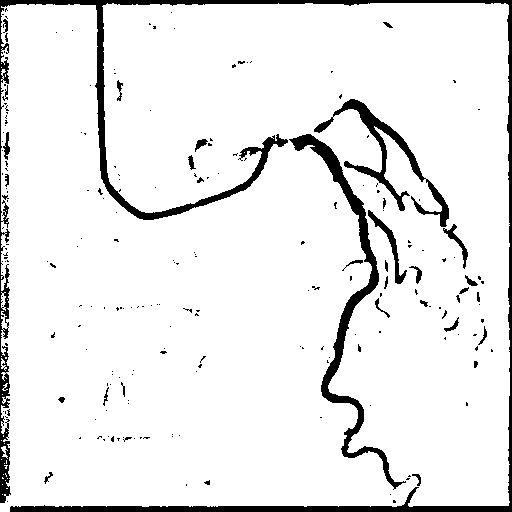
#> input picture Angiogram_1-bin-0.150000-13-247.png, 512 x 512 px
$ python -i detailed_batch_analysis.py   (imports and definitions only)
#> lines starting #> are read from the running program, lines starting #| are printed output that depends on the picture; after the words box and inside, x2 and y2 are one past the last pixel; in counts of white or black regions, pixels touching at a corner belong together
#!/usr/bin/env python3
"""
Detailed Batch Vessel Analysis Pipeline
Generates comprehensive outputs for each image similar to advanced_output format.

Features:
- Individual overlays with stenosis markers for each image
- Diameter profile plots for each vessel
- Vesselness maps and binary masks
- Skeleton visualizations
- Complete CSV analysis data
- Multi-threaded processing with detailed outputs
"""

import os
import cv2
import numpy as np
import pandas as pd
import matplotlib
# [1 line not run here, left out]
import matplotlib.pyplot as plt
from concurrent.futures import ThreadPoolExecutor, as_completed
from scipy.signal import find_peaks
from scipy.ndimage import gaussian_filter, binary_fill_holes
from skimage import io, img_as_float
from skimage.filters import frangi, threshold_otsu
from skimage.morphology import (closing, opening, remove_small_holes,
                               remove_small_objects, disk, medial_axis, dilation)
from skimage.segmentation import clear_border
import time
import traceback
from pathlib import Path
import warnings
# [1 line not run here, left out]

# ---------------------------
# Configuration Parameters
# ---------------------------
MIN_OBJECT_SIZE = 200
CLAHE_CLIP = 2.0
CLAHE_TILE = (8, 8)
GAUSS_SIGMA = 1.0
FRANGI_BETA = 0.5
FRANGI_GAMMA = 25
CLOSE_RADIUS = 3
OPEN_RADIUS = 1

ROLL_WINDOW = 80
ROLL_PERCENT = 0.90
EDGE_EXCLUDE = 15
MIN_REF_DIAM = 1.0

# Processing configuration
DEFAULT_PX_SIZE = 0.22  # mm per pixel
MAX_WORKERS = 6  # Increased workers for detailed processing
BATCH_SIZE = 10  # Smaller batches for memory management with detailed outputs

# ---------------------------
# Core Analysis Functions
# ---------------------------

def enhance_gray(gray, clahe_clip=CLAHE_CLIP, clahe_tile=CLAHE_TILE, sigma=GAUSS_SIGMA):
    """Enhanced contrast and noise reduction for angiogram images"""
    g8 = cv2.normalize(gray, None, 0, 255, cv2.NORM_MINMAX).astype(np.uint8)
    clahe = cv2.createCLAHE(clipLimit=clahe_clip, tileGridSize=clahe_tile)
    g8 = clahe.apply(g8)
    g = g8.astype(np.float32) / 255.0
    g = gaussian_filter(g, sigma=sigma)
    return g

def build_fov_mask(gray, right_strip_px=110, bottom_strip_px=15):
    """Create field-of-view mask to exclude imaging artifacts"""
    m = np.ones_like(gray, dtype=bool)
    m[:6, :] = False
    m[-6:, :] = False
    m[:, :6] = False
    m[:, -6:] = False
    if right_strip_px > 0:
        m[:, -right_strip_px:] = False
    if bottom_strip_px > 0:
        m[-bottom_strip_px:, :] = False
    return m

def segment_vessels_advanced(gray, fov_mask, min_obj=MIN_OBJECT_SIZE,
                           close_r=CLOSE_RADIUS, open_r=OPEN_RADIUS, ridge_dilate=3):
    """Advanced vessel segmentation using Frangi vesselness and morphological operations"""
    # Enhanced preprocessing
    g = enhance_gray(gray)
    inv = 1.0 - g  # arteries darker → higher in inv

    # Black-hat transform to remove low-frequency background
    se = cv2.getStructuringElement(cv2.MORPH_ELLIPSE, (21, 21))
    closing_g = cv2.morphologyEx((g * 255).astype(np.uint8), cv2.MORPH_CLOSE, se)
    blackhat = (closing_g.astype(np.float32) - (g * 255)).clip(0, 255) / 255.0

    # Frangi vesselness on inverted gray (dark vessels become bright)
    vesselness = frangi(inv, beta=FRANGI_BETA, gamma=FRANGI_GAMMA)
    vesselness = (vesselness - vesselness.min()) / (vesselness.max() - vesselness.min() + 1e-8)

    # Candidate vessels by Otsu thresholding on blackhat within FOV
    bh = blackhat.copy()
    bh[~fov_mask] = 0
    if np.any(fov_mask):
        t_bh = threshold_otsu(bh[fov_mask])
    else:
        t_bh = 0.1
    vessels_initial = bh > t_bh

    # Gate with vesselness ridges (dilated) to keep only vascular structures
    ridge = vesselness > np.percentile(vesselness[fov_mask], 70) if np.any(fov_mask) else vesselness > 0.1
    ridge = dilation(ridge, disk(ridge_dilate))
    vessel_mask = vessels_initial & ridge

    # Morphological cleanup
    vessel_mask = binary_fill_holes(vessel_mask)
    vessel_mask = closing(vessel_mask, disk(close_r))
    vessel_mask = opening(vessel_mask, disk(open_r))
    vessel_mask = remove_small_objects(vessel_mask, min_size=min_obj)
    vessel_mask = remove_small_holes(vessel_mask, area_threshold=min_obj // 2)
    vessel_mask = clear_border(vessel_mask)

    # Keep largest connected component
    num_labels, labels = cv2.connectedComponents(vessel_mask.astype(np.uint8), connectivity=8)
    if num_labels > 1:
        counts = np.bincount(labels.ravel())
        keep = np.argmax(counts[1:]) + 1 if counts.size > 1 else 0
        vessel_mask = (labels == keep)
    else:
        vessel_mask = (labels > 0)

    return vessel_mask, vesselness

def extract_skeleton_with_diameters(mask):
    """Extract skeleton using medial axis transform with diameter measurements"""
    try:
        skel, dist = medial_axis(mask, return_distance=True)
        y, x = np.nonzero(skel)
        if len(y) == 0:
            return None, None, None, None
        coords = np.column_stack([y, x])
        diameters = 2.0 * dist[skel]  # Convert radius to diameter
        return skel, dist, coords, diameters
    except:
        return None, None, None, None

def find_main_vessel_path(skeleton):
    """Find main vessel path using distance-based approach"""
    try:
        ys, xs = np.nonzero(skeleton)
        if len(ys) == 0:
            return np.array([]), np.array([])

        coords = np.column_stack([ys, xs])

        # Find endpoints (points with only one neighbor)
        endpoints = []
        for i, (y, x) in enumerate(coords):
            neighbors = 0
            for dy in [-1, 0, 1]:
                for dx in [-1, 0, 1]:
                    if dy == 0 and dx == 0:
                        continue
                    ny, nx = y + dy, x + dx
                    if 0 <= ny < skeleton.shape[0] and 0 <= nx < skeleton.shape[1]:
                        if skeleton[ny, nx]:
                            neighbors += 1
            if neighbors <= 1:
                endpoints.append(i)

        if len(endpoints) < 2:
            # If no clear endpoints, find two most distant points
            if len(coords) < 2:
                return np.arange(len(coords)), coords

            # Find the two points that are farthest apart
            max_dist = 0
            best_pair = (0, len(coords)-1)
            for i in range(len(coords)):
                for j in range(i+1, len(coords)):
                    dist = np.linalg.norm(coords[i] - coords[j])
                    if dist > max_dist:
                        max_dist = dist
                        best_pair = (i, j)

            # Create simple path from start to end
            start_idx, end_idx = best_pair
            path_indices = np.arange(min(start_idx, end_idx), max(start_idx, end_idx) + 1)
            return path_indices, coords

        # Find path between two furthest endpoints
        ep1, ep2 = endpoints[0], endpoints[-1]
        if len(endpoints) > 2:
            max_dist = 0
            for i in range(len(endpoints)):
                for j in range(i+1, len(endpoints)):
                    dist = np.linalg.norm(coords[endpoints[i]] - coords[endpoints[j]])
                    if dist > max_dist:
                        max_dist = dist
                        ep1, ep2 = endpoints[i], endpoints[j]

        # Create path by sorting points along the line between endpoints
        start_pt = coords[ep1]
        end_pt = coords[ep2]

        # Project all points onto the line between start and end
        line_vec = end_pt - start_pt
        line_length = np.linalg.norm(line_vec)
        if line_length == 0:
            return np.arange(len(coords)), coords

        line_unit = line_vec / line_length

        projections = []
        for i, pt in enumerate(coords):
            vec_to_pt = pt - start_pt
            projection = np.dot(vec_to_pt, line_unit)
            projections.append((projection, i))

        # Sort by projection to get ordered path
        projections.sort(key=lambda x: x[0])
        path_indices = np.array([idx for _, idx in projections])

        return path_indices, coords

    except:
        return np.array([]), np.array([])

def calculate_rolling_reference(diameters, window=ROLL_WINDOW, percentile=ROLL_PERCENT):
    """Calculate rolling reference diameter for stenosis quantification"""
    try:
        s = pd.Series(diameters)
        ref = s.rolling(window, min_periods=max(10, window // 4)).quantile(percentile)
        ref = ref.bfill().ffill().to_numpy()
        return ref
    except:
        return np.full_like(diameters, np.mean(diameters))

def measure_stenosis_profile(coords, diameters, path_order):
    """Measure stenosis along the vessel path"""
    try:
        # Extract ordered coordinates and diameters along path
        ordered_coords = coords[path_order, :]
        ordered_diameters = diameters[path_order]

        # Calculate rolling reference diameter
        ref_diameters = calculate_rolling_reference(ordered_diameters)

        # Calculate percent diameter stenosis
        pds = (1.0 - (ordered_diameters / (ref_diameters + 1e-8))) * 100.0

        # Find minimum diameter location (excluding edges)
        lo = EDGE_EXCLUDE
        hi = len(ordered_diameters) - EDGE_EXCLUDE
        if hi > lo:
            min_idx = np.argmin(ordered_diameters[lo:hi]) + lo
        else:
            min_idx = np.argmin(ordered_diameters)

        # Ensure reference diameter is significant
        if ref_diameters[min_idx] < MIN_REF_DIAM:
            for k in np.argsort(ordered_diameters):
                if ref_diameters[k] >= MIN_REF_DIAM:
                    min_idx = int(k)
                    break

        return ordered_coords, ordered_diameters, ref_diameters, pds, int(min_idx)
    except:
        return coords, diameters, np.ones_like(diameters), np.zeros_like(diameters), 0

def detect_stenoses(diameters, pds, rel_drop=0.4, abs_drop=2.0, window=15):
    """Detect stenoses based on sudden diameter drops"""
    try:
        d = np.asarray(diameters)
        stenoses = []

        # Find significant stenoses (>50% DS)
        significant_idx = np.where(pds > 50)[0]
        if len(significant_idx) > 0:
            # Group nearby stenoses and pick the worst in each group
            groups = []
            current_group = [significant_idx[0]]

            for i in range(1, len(significant_idx)):
                if significant_idx[i] - significant_idx[i-1] <= window:
                    current_group.append(significant_idx[i])
                else:
                    groups.append(current_group)
                    current_group = [significant_idx[i]]
            groups.append(current_group)

            # Get worst stenosis from each group
            for group in groups:
                worst_idx = group[np.argmax(pds[group])]
                stenoses.append(worst_idx)

        # Sort by severity (worst first)
        stenoses = sorted(stenoses, key=lambda j: pds[j], reverse=True)
        return stenoses[:5]  # Return top 5 stenoses
    except:
        return []

def create_overlay_visualization(image, coords, diameters, pds, stenosis_indices, output_path):
    """Create comprehensive overlay visualization"""
    try:
        # Convert to 8-bit RGB
        img_8bit = cv2.normalize(image, None, 0, 255, cv2.NORM_MINMAX).astype(np.uint8)
        overlay = cv2.cvtColor(img_8bit, cv2.COLOR_GRAY2BGR)

        # Draw vessel centerline in yellow
        for i in range(len(coords) - 1):
            pt1 = (int(coords[i, 1]), int(coords[i, 0]))
            pt2 = (int(coords[i+1, 1]), int(coords[i+1, 0]))
            cv2.line(overlay, pt1, pt2, (0, 255, 255), 1)

        # Highlight stenoses
        colors = [(0, 0, 255), (0, 165, 255), (0, 255, 0)]  # Red, orange, green
        for i, stenosis_idx in enumerate(stenosis_indices[:3]):
            if stenosis_idx < len(coords):
                center_y, center_x = coords[stenosis_idx]
                center_pt = (int(center_x), int(center_y))

                color = colors[i] if i < len(colors) else (0, 0, 255)

                # Draw stenosis marker
                cv2.drawMarker(overlay, center_pt, color,
                              markerType=cv2.MARKER_CROSS, markerSize=14, thickness=2)

                # Draw diameter measurement line
                diameter_px = diameters[stenosis_idx]
                radius = max(1, int(diameter_px / 2))

                # Calculate perpendicular direction for diameter line
                if stenosis_idx > 0 and stenosis_idx < len(coords) - 1:
                    prev_pt = coords[stenosis_idx - 1]
                    next_pt = coords[stenosis_idx + 1]
                    tangent = next_pt - prev_pt
                    tangent = tangent / (np.linalg.norm(tangent) + 1e-6)
                    normal = np.array([-tangent[1], tangent[0]])
                else:
                    normal = np.array([0, 1])

                # Draw diameter line
                offset = normal * radius
                pt1 = (int(center_x - offset[1]), int(center_y - offset[0]))
                pt2 = (int(center_x + offset[1]), int(center_y + offset[0]))
                cv2.line(overlay, pt1, pt2, color, 2)

                # Add stenosis percentage label
                pds_val = pds[stenosis_idx]
                label = f"{pds_val:.0f}% DS"
                cv2.putText(overlay, label, (int(center_x) + 8, int(center_y) - 8),
                           cv2.FONT_HERSHEY_SIMPLEX, 0.5, color, 1, cv2.LINE_AA)

        cv2.imwrite(output_path, overlay)
        return True
    except:
        return False

def create_diameter_profile_plot(diameters, ref_diameters, pds, stenosis_indices, output_path, image_name):
    """Create diameter profile plot"""
    try:
        fig, (ax1, ax2) = plt.subplots(2, 1, figsize=(12, 8))

        # Diameter plot
        indices = np.arange(len(diameters))
        ax1.plot(indices, diameters, 'b-', linewidth=2, label='Diameter (px)')
        ax1.plot(indices, ref_diameters, 'g--', linewidth=1.5, label='Reference (P90)')

        # Mark stenoses
        colors = ['red', 'orange', 'green']
        for i, stenosis_idx in enumerate(stenosis_indices[:3]):
            if stenosis_idx < len(diameters):
                color = colors[i] if i < len(colors) else 'red'
                ax1.plot(stenosis_idx, diameters[stenosis_idx], 'o', color=color, markersize=8,
                        label=f'Stenosis {i+1} ({pds[stenosis_idx]:.1f}% DS)')

        ax1.set_xlabel('Centerline Index')
        ax1.set_ylabel('Diameter (pixels)')
        ax1.set_title(f'Vessel Diameter Profile: {image_name}')
        ax1.legend()
        ax1.grid(True, alpha=0.3)

        # Percent diameter stenosis plot
        ax2.plot(indices, pds, 'r-', linewidth=2, label='% Diameter Stenosis')
        ax2.axhline(y=50, color='orange', linestyle='--', alpha=0.7, label='50% DS threshold')
        ax2.axhline(y=70, color='red', linestyle='--', alpha=0.7, label='70% DS threshold')

        for i, stenosis_idx in enumerate(stenosis_indices[:3]):
            if stenosis_idx < len(pds):
                color = colors[i] if i < len(colors) else 'red'
                ax2.plot(stenosis_idx, pds[stenosis_idx], 'o', color=color, markersize=8)

        ax2.set_xlabel('Centerline Index')
        ax2.set_ylabel('% Diameter Stenosis')
        ax2.set_title('Stenosis Profile')
        ax2.legend()
        ax2.grid(True, alpha=0.3)
        ax2.set_ylim(0, 100)

        plt.tight_layout()
        plt.savefig(output_path, dpi=150, bbox_inches='tight')
        plt.close()
        return True
    except Exception as e:
        plt.close('all')
        return False

def process_single_image_detailed(image_path, output_dir, px_size=DEFAULT_PX_SIZE):
    """Complete detailed processing of a single angiogram image"""
#> called with image_path = 'Angiogram_1-bin-0.150000-13-247.png', output_dir = 'out.png', px_size = 0.22
    try:
        # Create individual output directory for this image
        base_name = Path(image_path).stem
        image_output_dir = Path(output_dir) / base_name
        image_output_dir.mkdir(parents=True, exist_ok=True)

        # Read image
        image = img_as_float(io.imread(image_path, as_gray=True))
#> image: shape (512, 512) float64; values 0 (black) and 1 (white), 92.2% white; 216 black regions (184 under 20 px), largest, box (x1, y1, x2, y2) and area: (0, 0, 512, 512) 11438, (289, 134, 406, 490) 3876, (314, 99, 449, 227) 2326

        print(f"Processing {base_name}...")

        # Create field-of-view mask
        fov_mask = build_fov_mask(image)
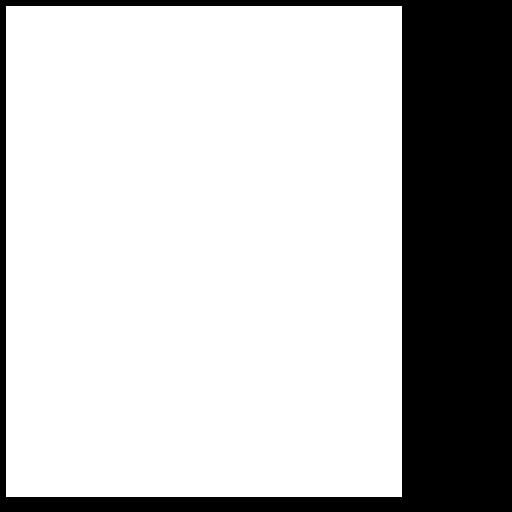
#> fov_mask: shape (512, 512) bool; 74.2% white; 1 black region, box (x1, y1, x2, y2) and area: (0, 0, 512, 512) 67708

        # Advanced vessel segmentation
        vessel_mask, vesselness = segment_vessels_advanced(image, fov_mask)
#> in segment_vessels_advanced, `vesselness = frangi(inv, beta=FRANGI_BETA, gamma=FRANGI_GAMMA)`:
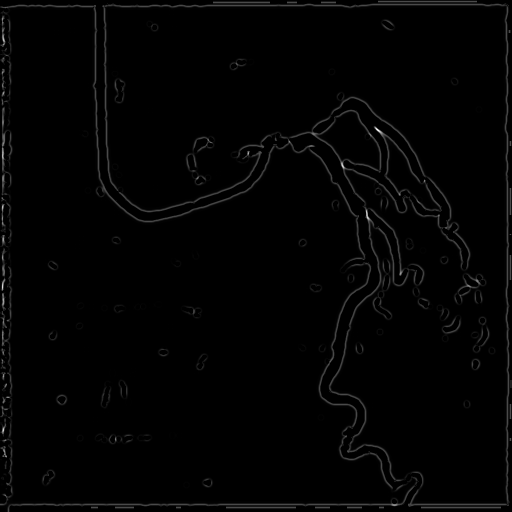
#> vesselness: shape (512, 512) float32; min 0, max 4.12e-05, mean 5.07e-07; drawn with min black and max white
#> in segment_vessels_advanced, `bh[~fov_mask] = 0`:
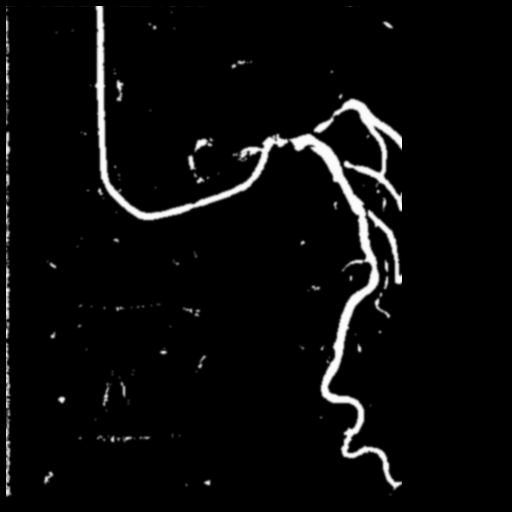
#> bh: shape (512, 512) float32; min 0, max 0.992, mean 0.0395
#> in segment_vessels_advanced, `t_bh = threshold_otsu(bh[fov_mask])`: t_bh = 0.42
#> in segment_vessels_advanced, `ridge = vesselness > np.percentile(vesselness[fov_mask], 70) if np.any..`:
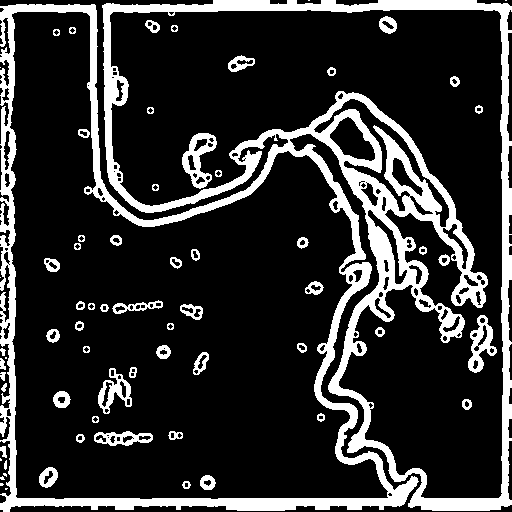
#> ridge: shape (512, 512) bool; 18.9% white; 67 white regions (10 under 20 px), largest, box (x1, y1, x2, y2) and area: (0, 0, 512, 512) 42593, (182, 133, 217, 189) 851, (468, 315, 497, 373) 726
#> in segment_vessels_advanced, `ridge = dilation(ridge, disk(ridge_dilate))`:
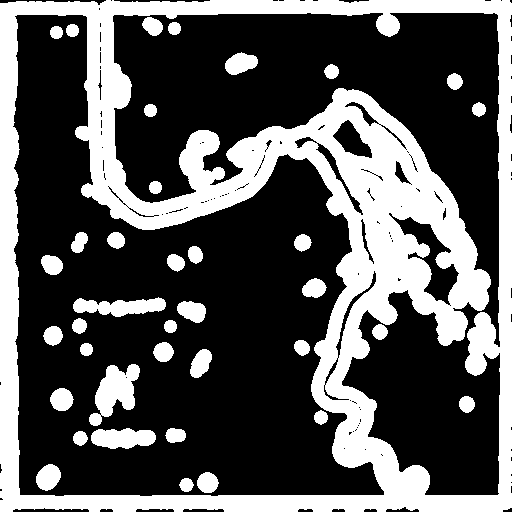
#> ridge: shape (512, 512) bool; 33.7% white; 38 white regions, largest, box (x1, y1, x2, y2) and area: (0, 0, 512, 512) 76029, (89, 364, 140, 426) 1660, (73, 297, 166, 317) 1171
#> in segment_vessels_advanced, `vessel_mask = remove_small_objects(vessel_mask, min_size=min_obj)`:
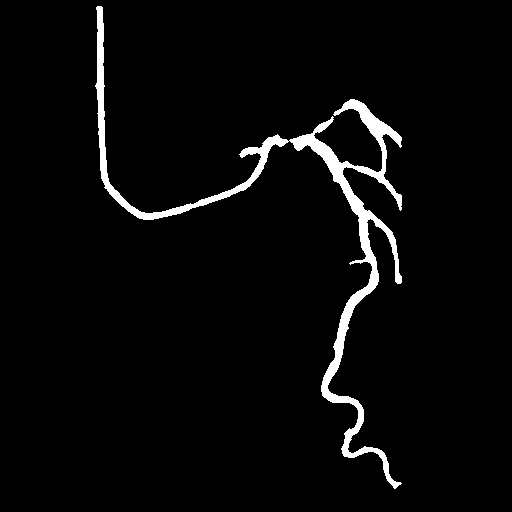
#> vessel_mask: shape (512, 512) bool; 3.4% white; 1 white region, box (x1, y1, x2, y2) and area: (95, 6, 402, 489) 8978
#> in segment_vessels_advanced, `num_labels, labels = cv2.connectedComponents(vessel_mask.astype(np.uin..`: num_labels = 2
#> in segment_vessels_advanced, `counts = np.bincount(labels.ravel())`: counts = [253166, 8978]
#> in segment_vessels_advanced, `keep = np.argmax(counts[1:]) + 1 if counts.size > 1 else 0`: keep = 1

        # Extract skeleton with diameter measurements
        skeleton, distance_map, coords, diameters = extract_skeleton_with_diameters(vessel_mask)
#> in extract_skeleton_with_diameters, `skel, dist = medial_axis(mask, return_distance=True)`:
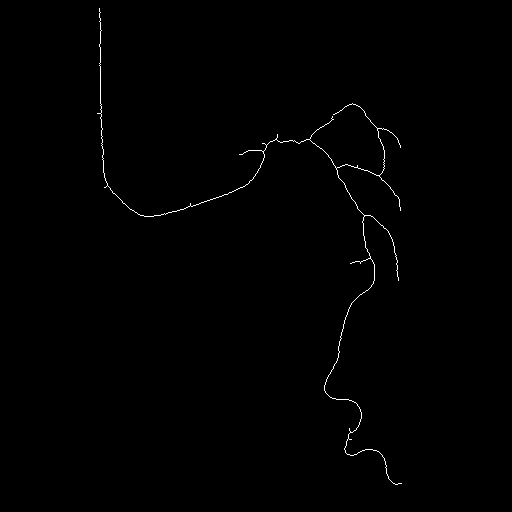
#> skel: shape (512, 512) bool; 0.46% white in thin lines or dots, all inside (x1, y1, x2, y2) = (97, 8, 402, 485)
#> in extract_skeleton_with_diameters, `y, x = np.nonzero(skel)`: y = 1197 values from 8 to 484; x = 1197 values, max 401 at index 1193, min 97 at index 134, mean 289.9
#> (the rest of the program and of its run is left out)
